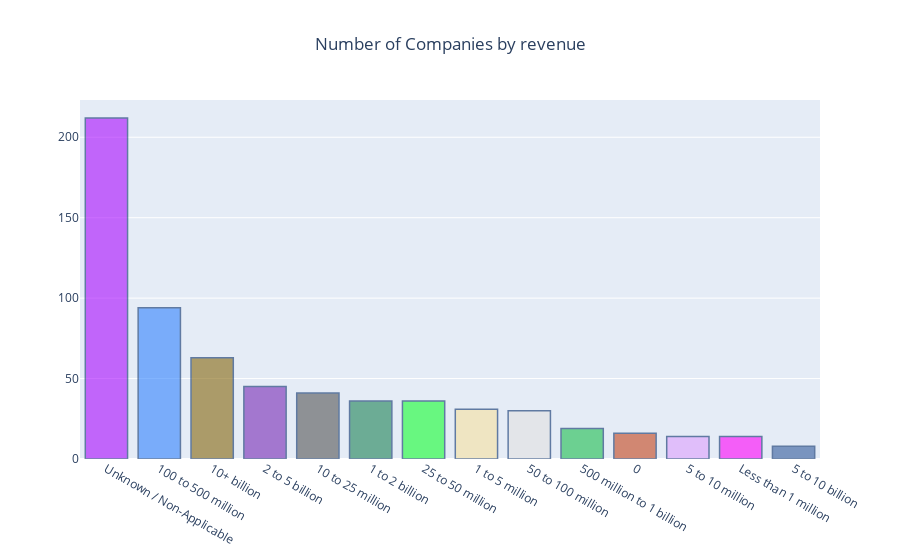

The notebook cell this image was saved under:
### Code cell
fig = go.Figure([go.Bar(x=df['revenue_($)'].value_counts().index, 
                        y=df['revenue_($)'].value_counts())])

fig.update_layout(title="Number of Companies by revenue",
                  title_x=0.5)

fig.update_traces(marker_color=px.colors.qualitative.Alphabet, 
                  marker_line_color='rgb(8,48,107)',
                  marker_line_width=1.5, 
                  opacity=0.6)
fig.show()

### Figure 1 — Plotly figure (JSON) as saved in the notebook; plotly's stock layout.template omitted (floating-point values rounded to 4 significant figures)
{"data": [{"marker": {"color": ["#AA0DFE", "#3283FE", "#85660D", "#782AB6", "#565656", "#1C8356", "#16FF32", "#F7E1A0", "#E2E2E2", "#1CBE4F", "#C4451C", "#DEA0FD", "#FE00FA", "#325A9B", "#FEAF16", "#F8A19F", "#90AD1C", "#F6222E", "#1CFFCE", "#2ED9FF", "#B10DA1", "#C075A6", "#FC1CBF", "#B00068", "#FBE426", "#FA0087"], "line": {"color": "rgb(8,48,107)", "width": 1.5}}, "opacity": 0.6, "type": "bar", "x": ["Unknown / Non-Applicable", "100 to 500 million", "10+ billion", "2 to 5 billion", "10 to 25 million", "1 to 2 billion", "25 to 50 million", "1 to 5 million", "50 to 100 million", "500 million to 1 billion", "0", "5 to 10 million", "Less than 1 million", "5 to 10 billion"], "y": [212, 94, 63, 45, 41, 36, 36, 31, 30, 19, 16, 14, 14, 8]}], "layout": {"title": {"text": "Number of Companies by revenue", "x": 0.5}}}
